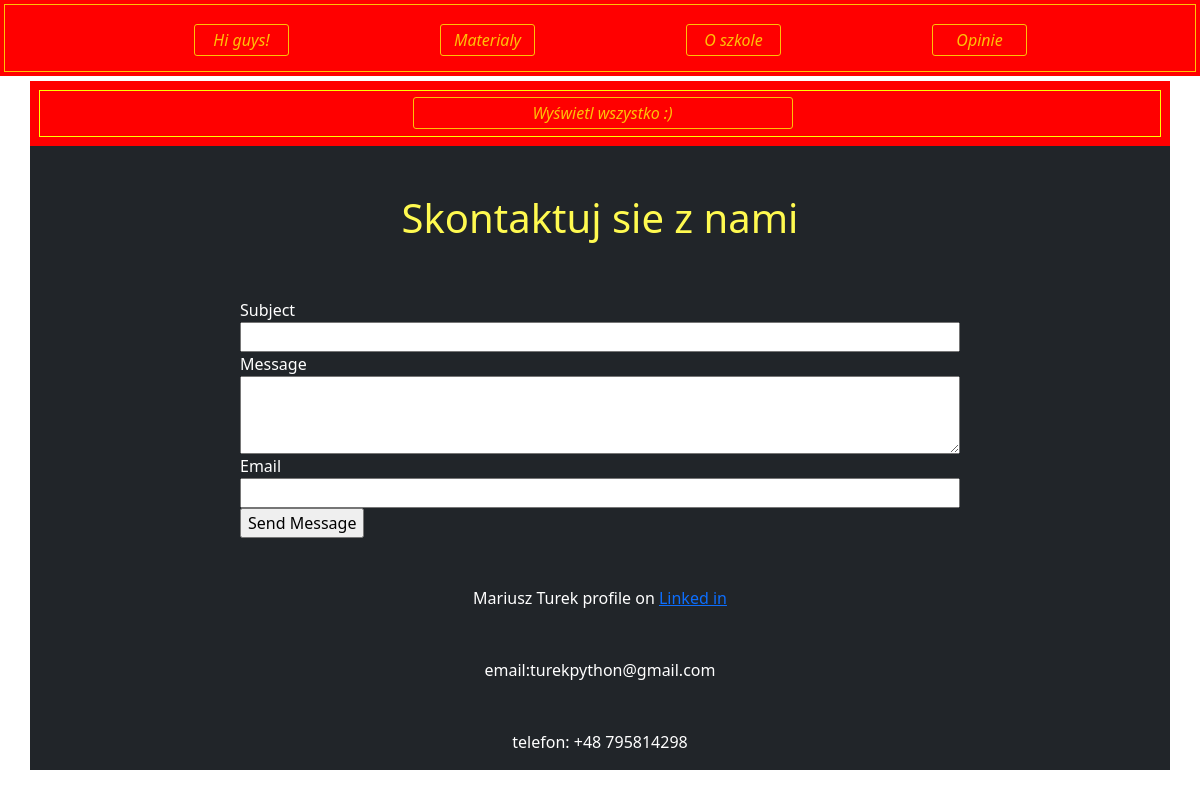
The page /m on the database as committed earlier.
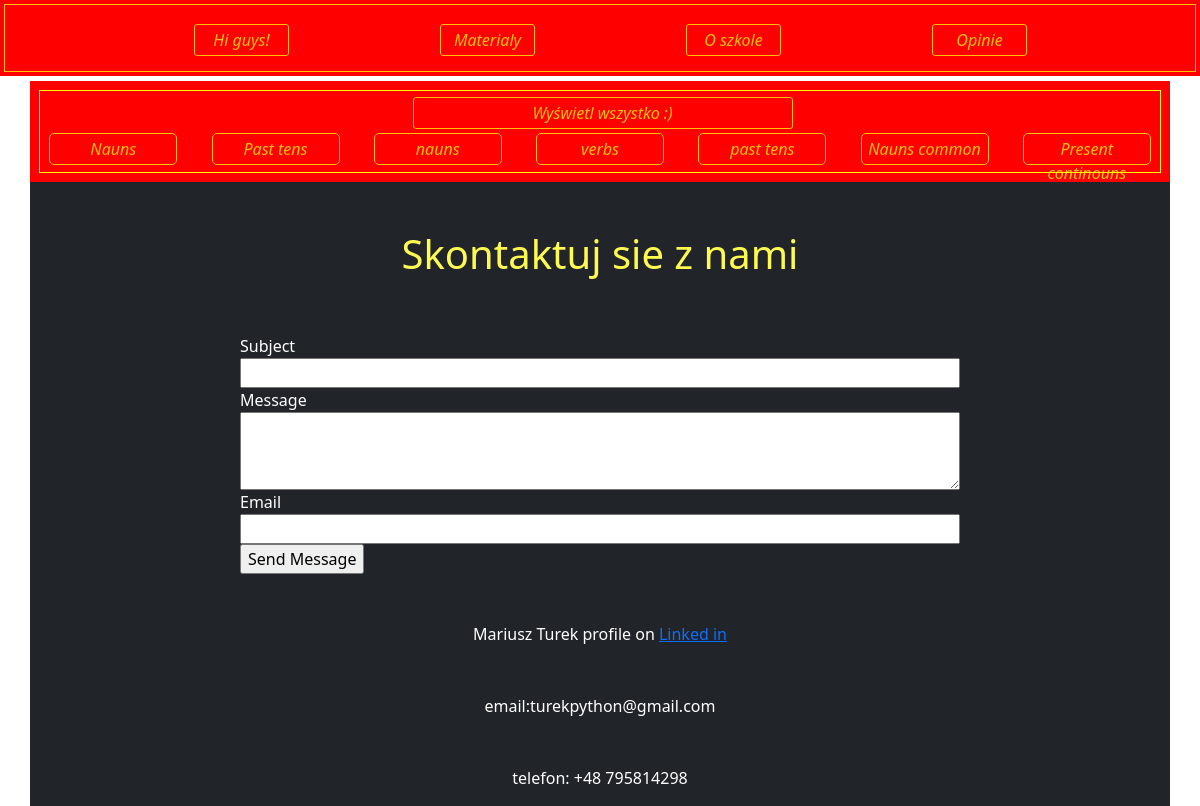
The same page on the database as committed later.
### pageb/models.py (models this page shows, shortened)
class Category(models.Model):
    name = models.CharField(null=True, max_length=50)

### pageb/views.py (the view)
# urls.py: path('m', materialy, name='materialy'),
def materialy(request):
    categories = Category.objects.all()
    category_id = request.GET.get('cat')
    if category_id:
        products = Gallery.objects.filter(category = category_id)
    else:
        products = Gallery.objects.all()
    context = {'products': products, 'categories': categories}
    return render(request, 'materialy.html', context)

### pageb/templates/materialy.html (shortened to what this page needs)
{% extends 'base.html' %}
{% load static %}
{% block content %}
<div class="container materialy" id=" materialy" style="background-color: red">
  <div class="row justify-content-center">
    <div class="col-6 col-md-4 text-center mt-3 bord all-categories-button" >
      <a href="{% url 'materialy' %}"  class="mainnavbar-buttons">Wyświetl wszystko :)</a>
    </div>
    <div class="col-12"  >
      <div class="row row-cols-2 row-cols-md-4 row-cols-xxl-5 justify-content-evenly">
        {% for category in categories %}
        <div class = "col bord1">
          <a href="{% url 'materialy' %}?cat={{category.id}}" class="text-center mx-auto d-block materials-buttons">{{category.name}}</a>
        </div>
        {% endfor %}
      </div>
    </div>
  </div>
</div>
{% endblock %}

Rows that differ between the two databases and show on the page:
added Category: name "Nauns"
added Category: name "Past tens"
added Category: name "nauns"
added Category: name "verbs"
added Category: name "past tens"
added Category: name "Nauns common"
added Category: name "Present continouns"
